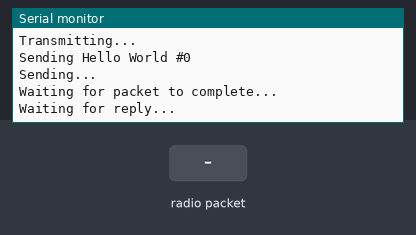
The sketch below on a simulated Arduino Uno, built with avr-gcc and run on an emulated ATmega328P. Shown: the last lines printed to the serial monitor. Inputs (shaded band) come from the test bench. No radio packets arrive unless stated.

Above: at 1.3 s.
1.4 s: radio packet "1" arrives
At 2.2 s:
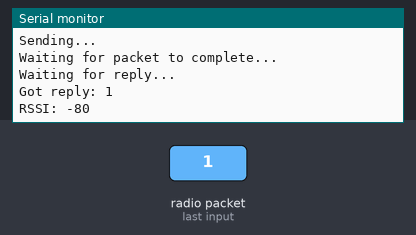
2.9 s: radio packet "0" arrives
At 3.4 s:
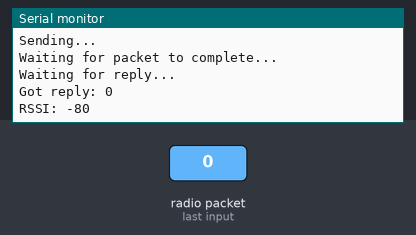
5.9 s: radio packet "2" arrives
At 6.9 s:
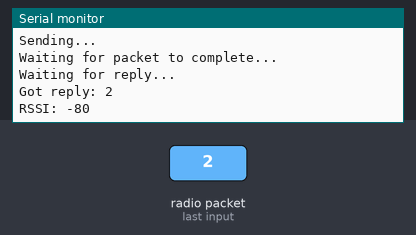
Timing chart, 0 to 8.9 s (numbered marks = the images above; inputs shaded):
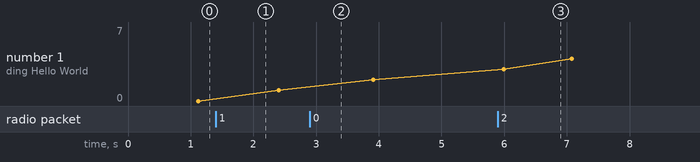

Measured:
- after the input at 1.4 s, the serial monitor: prints a new line at once (image 1)
- after the input at 2.9 s, the serial monitor: prints a new line at once (image 2)
- after the input at 5.9 s, the serial monitor: prints a new line after 0.18 s (image 3)
- plotted number 1: 0 → 1 after the input at 1.4 s, 2 → 7 after the input at 5.9 s

The sketch:

Feather_LoRa_TX_test.ino
```cpp
//Feather M0 w/ LoRa
//Heavily based off Adafruit example for testing

#include <SPI.h>
#include <RH_RF95.h>

//Radio setup for Feather M0
#define RFM95_CS 8
#define RFM95_RST 4
#define RFM95_INT 3

//Operational frequency- must match for network as well as unit capabilities
#define RF95_FREQ 915.0

//Radio driver
RH_RF95 rf95(RFM95_CS, RFM95_INT);

void setup() {
  pinMode(RFM95_RST, OUTPUT);
  digitalWrite(RFM95_RST, HIGH);

  Serial.begin(115200);
  //uncomment the following section to enable wait for serial
  //while (!Serial) {
    //delay(1);
  //}

  delay(100);
  Serial.println("Feather LoRa TX Test!");

  //reset
  digitalWrite(RFM95_RST, LOW);
  delay(10);
  digitalWrite(RFM95_RST, HIGH);
  delay(10);

  while (!rf95.init()) {
    Serial.println("LoRa radio init failed");
    while (1);
  }
  Serial.println("LoRa radio init OK");

  if (!rf95.setFrequency(RF95_FREQ)) {
    Serial.println("setFrequency failed");
    while (1);
  }
  Serial.print("Set Freq to: "); Serial.println(RF95_FREQ);

  //transmitter power? Tinker.
  rf95.setTxPower(23, false);
}

int16_t packetnum = 0; //packet counter

void loop() {
  delay(1000);
  Serial.println("Transmitting...");

  char radiopacket[20] = "Hello World #      ";
  itoa(packetnum++, radiopacket+13, 10);
  Serial.print("Sending "); Serial.println(radiopacket);
  radiopacket[19] = 0;

  Serial.println("Sending...");
  delay(10);
  rf95.send((uint8_t *)radiopacket, 20);

  Serial.println("Waiting for packet to complete...");
  delay(10);
  rf95.waitPacketSent();
  //Now wait for a reply
  uint8_t buf[RH_RF95_MAX_MESSAGE_LEN];
  uint8_t len = sizeof(buf);

  Serial.println("Waiting for reply...");
  if (rf95.waitAvailableTimeout(1000)) {
    //Should be reply message?
    if (rf95.recv(buf, &len)) {
      Serial.print("Got reply: ");
      Serial.println((char*)buf);
      Serial.print("RSSI: ");
      Serial.println(rf95.lastRssi(), DEC);
    }
    else {
      Serial.println("Receive failed");
    }
  }
  else {
    Serial.println("No reply, is there a reciever in range?");
  }
}
```
